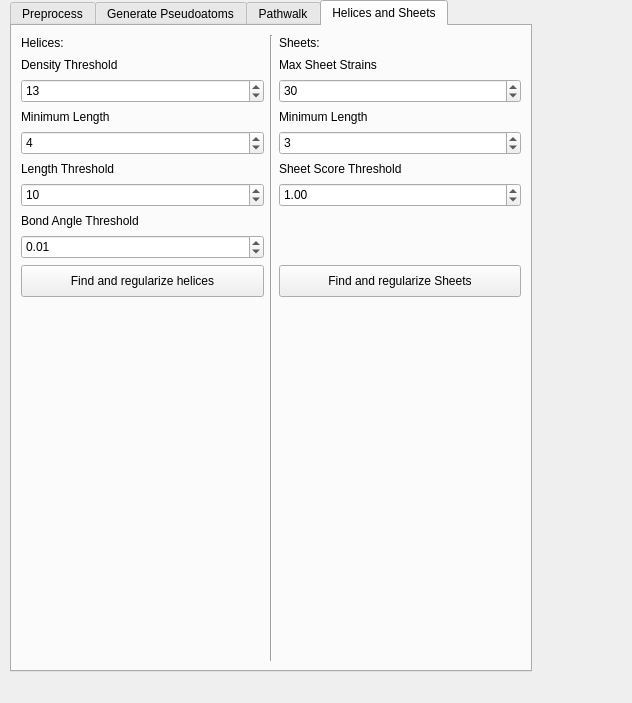
<?xml version="1.0" encoding="UTF-8"?>
<ui version="4.0">
 <class>DockWidget</class>
 <widget class="QDockWidget" name="DockWidget">
  <property name="geometry">
   <rect>
    <x>0</x>
    <y>0</y>
    <width>632</width>
    <height>703</height>
   </rect>
  </property>
  <property name="windowTitle">
   <string>DockWidget</string>
  </property>
  <widget class="QWidget" name="dockWidgetContents">
   <widget class="QTabWidget" name="tabWidget">
    <property name="geometry">
     <rect>
      <x>10</x>
      <y>0</y>
      <width>522</width>
      <height>672</height>
     </rect>
    </property>
    <property name="sizePolicy">
     <sizepolicy hsizetype="Expanding" vsizetype="Maximum">
      <horstretch>0</horstretch>
      <verstretch>0</verstretch>
     </sizepolicy>
    </property>
    <property name="currentIndex">
     <number>3</number>
    </property>
    <widget class="QWidget" name="tab">
     <attribute name="title">
      <string>Preprocess</string>
     </attribute>
     <widget class="QLabel" name="label_4">
      <property name="geometry">
       <rect>
        <x>20</x>
        <y>100</y>
        <width>70</width>
        <height>16</height>
       </rect>
      </property>
      <property name="text">
       <string>Processor 2</string>
      </property>
     </widget>
     <widget class="QPushButton" name="pushButton_3">
      <property name="geometry">
       <rect>
        <x>14</x>
        <y>155</y>
        <width>361</width>
        <height>32</height>
       </rect>
      </property>
      <property name="text">
       <string>Preprocess</string>
      </property>
     </widget>
     <widget class="QLineEdit" name="lineEdit">
      <property name="geometry">
       <rect>
        <x>20</x>
        <y>12</y>
        <width>261</width>
        <height>21</height>
       </rect>
      </property>
     </widget>
     <widget class="QPushButton" name="pushButton">
      <property name="geometry">
       <rect>
        <x>280</x>
        <y>10</y>
        <width>97</width>
        <height>32</height>
       </rect>
      </property>
      <property name="text">
       <string>Volume...</string>
      </property>
     </widget>
     <widget class="QLineEdit" name="lineEdit_2">
      <property name="geometry">
       <rect>
        <x>20</x>
        <y>124</y>
        <width>351</width>
        <height>21</height>
       </rect>
      </property>
      <property name="text">
       <string>threshold.belowtozero</string>
      </property>
     </widget>
     <widget class="QLineEdit" name="lineEdit_4">
      <property name="geometry">
       <rect>
        <x>20</x>
        <y>70</y>
        <width>351</width>
        <height>21</height>
       </rect>
      </property>
      <property name="text">
       <string>normalize.edgemean</string>
      </property>
     </widget>
     <widget class="QLabel" name="label_3">
      <property name="geometry">
       <rect>
        <x>20</x>
        <y>50</y>
        <width>70</width>
        <height>16</height>
       </rect>
      </property>
      <property name="text">
       <string>Processor 1</string>
      </property>
     </widget>
    </widget>
    <widget class="QWidget" name="tab_2">
     <attribute name="title">
      <string>Generate Pseudoatoms</string>
     </attribute>
     <layout class="QGridLayout" name="_2">
      <item row="5" column="1">
       <widget class="QLineEdit" name="lineEdit_6">
        <property name="text">
         <string>1022</string>
        </property>
       </widget>
      </item>
      <item row="9" column="0" colspan="2">
       <widget class="QPushButton" name="pushButton_2">
        <property name="text">
         <string>Generate PseudoAtoms</string>
        </property>
       </widget>
      </item>
      <item row="4" column="1">
       <widget class="QLineEdit" name="lineEdit_5">
        <property name="text">
         <string>1</string>
        </property>
       </widget>
      </item>
      <item row="5" column="0">
       <widget class="QLabel" name="label_7">
        <property name="text">
         <string>Segments</string>
        </property>
       </widget>
      </item>
      <item row="8" column="0">
       <widget class="QLabel" name="label_9">
        <property name="text">
         <string>Segment Separation</string>
        </property>
       </widget>
      </item>
      <item row="6" column="0">
       <widget class="QLabel" name="label_8">
        <property name="text">
         <string>Threshold</string>
        </property>
       </widget>
      </item>
      <item row="6" column="1">
       <widget class="QLineEdit" name="lineEdit_7">
        <property name="text">
         <string>10</string>
        </property>
       </widget>
      </item>
      <item row="4" column="0">
       <widget class="QLabel" name="label_6">
        <property name="text">
         <string>Amplitude Weight</string>
        </property>
       </widget>
      </item>
      <item row="8" column="1">
       <widget class="QLineEdit" name="lineEdit_8">
        <property name="text">
         <string>1</string>
        </property>
       </widget>
      </item>
      <item row="3" column="1">
       <widget class="QLineEdit" name="lineEdit_3">
        <property name="text">
         <string>segment.kmeans</string>
        </property>
       </widget>
      </item>
      <item row="3" column="0">
       <widget class="QLabel" name="label_5">
        <property name="text">
         <string>Process</string>
        </property>
       </widget>
      </item>
     </layout>
    </widget>
    <widget class="QWidget" name="tab_3">
     <attribute name="title">
      <string>Pathwalk</string>
     </attribute>
     <layout class="QGridLayout" name="gridLayout">
      <item row="10" column="0" colspan="2">
       <widget class="QPushButton" name="pushButton_4">
        <property name="text">
         <string>Pathwalk</string>
        </property>
       </widget>
      </item>
      <item row="0" column="0">
       <widget class="QLabel" name="label">
        <property name="text">
         <string>Minimum Distance</string>
        </property>
       </widget>
      </item>
      <item row="1" column="0">
       <widget class="QLineEdit" name="lineEdit_9">
        <property name="text">
         <string>1</string>
        </property>
       </widget>
      </item>
      <item row="2" column="0">
       <widget class="QLabel" name="label_10">
        <property name="text">
         <string>Map Threshold</string>
        </property>
       </widget>
      </item>
      <item row="6" column="0" colspan="2">
       <widget class="Line" name="line_2">
        <property name="orientation">
         <enum>Qt::Horizontal</enum>
        </property>
       </widget>
      </item>
      <item row="4" column="0" colspan="2">
       <widget class="Line" name="line">
        <property name="orientation">
         <enum>Qt::Horizontal</enum>
        </property>
       </widget>
      </item>
      <item row="3" column="1">
       <widget class="QLineEdit" name="lineEdit_12">
        <property name="text">
         <string>200</string>
        </property>
       </widget>
      </item>
      <item row="0" column="1">
       <widget class="QLabel" name="label_2">
        <property name="text">
         <string>Maximum Distance</string>
        </property>
       </widget>
      </item>
      <item row="1" column="1">
       <widget class="QLineEdit" name="lineEdit_10">
        <property name="text">
         <string>10</string>
        </property>
       </widget>
      </item>
      <item row="2" column="1">
       <widget class="QLabel" name="label_11">
        <property name="text">
         <string>Map Weight</string>
        </property>
       </widget>
      </item>
      <item row="3" column="0">
       <widget class="QLineEdit" name="lineEdit_11">
        <property name="text">
         <string>12</string>
        </property>
       </widget>
      </item>
      <item row="5" column="0" colspan="2">
       <widget class="QTabWidget" name="tabWidget_2">
        <property name="minimumSize">
         <size>
          <width>0</width>
          <height>422</height>
         </size>
        </property>
        <property name="currentIndex">
         <number>2</number>
        </property>
        <widget class="QWidget" name="tab_4">
         <attribute name="title">
          <string>Prevent Edges</string>
         </attribute>
         <layout class="QGridLayout" name="gridLayout_3">
          <item row="2" column="1">
           <widget class="QPushButton" name="pushButton_6">
            <property name="text">
             <string>Remove from list</string>
            </property>
           </widget>
          </item>
          <item row="4" column="1">
           <widget class="QCheckBox" name="checkBox">
            <property name="text">
             <string>Display removed edges</string>
            </property>
           </widget>
          </item>
          <item row="1" column="0" rowspan="5">
           <widget class="QTableWidget" name="tableWidget">
            <property name="minimumSize">
             <size>
              <width>0</width>
              <height>351</height>
             </size>
            </property>
            <column>
             <property name="text">
              <string>Atom 1</string>
             </property>
            </column>
            <column>
             <property name="text">
              <string>Atom 2</string>
             </property>
            </column>
            <column>
             <property name="text">
              <string>Distance</string>
             </property>
            </column>
           </widget>
          </item>
          <item row="3" column="1">
           <widget class="QPushButton" name="pushButton_7">
            <property name="text">
             <string>Clear list</string>
            </property>
           </widget>
          </item>
          <item row="0" column="0">
           <widget class="QLabel" name="label_12">
            <property name="text">
             <string>Prevent edges (Ctrl + left click two atoms):</string>
            </property>
           </widget>
          </item>
          <item row="1" column="1">
           <widget class="QPushButton" name="pushButton_15">
            <property name="text">
             <string>Prevent selected edge</string>
            </property>
           </widget>
          </item>
         </layout>
         <zorder>label</zorder>
         <zorder>lineEdit_9</zorder>
         <zorder>tableWidget</zorder>
         <zorder>label_12</zorder>
         <zorder>pushButton_15</zorder>
         <zorder>pushButton_6</zorder>
         <zorder>pushButton_7</zorder>
         <zorder>checkBox</zorder>
        </widget>
        <widget class="QWidget" name="tab_5">
         <attribute name="title">
          <string>Force Edges</string>
         </attribute>
         <layout class="QGridLayout" name="gridLayout_2">
          <item row="1" column="1">
           <widget class="QPushButton" name="pushButton_8">
            <property name="text">
             <string>Force selected edge</string>
            </property>
           </widget>
          </item>
          <item row="0" column="0">
           <widget class="QLabel" name="label_13">
            <property name="text">
             <string>Force edges (Ctrl + left click two atoms):</string>
            </property>
           </widget>
          </item>
          <item row="1" column="0" rowspan="5">
           <widget class="QTableWidget" name="tableWidget_2">
            <property name="minimumSize">
             <size>
              <width>0</width>
              <height>351</height>
             </size>
            </property>
            <column>
             <property name="text">
              <string>Atom 1</string>
             </property>
            </column>
            <column>
             <property name="text">
              <string>Atom 2</string>
             </property>
            </column>
            <column>
             <property name="text">
              <string>Distance</string>
             </property>
            </column>
           </widget>
          </item>
          <item row="2" column="1">
           <widget class="QPushButton" name="pushButton_9">
            <property name="text">
             <string>Remove from list</string>
            </property>
           </widget>
          </item>
          <item row="3" column="1">
           <widget class="QPushButton" name="pushButton_10">
            <property name="text">
             <string>Clear list</string>
            </property>
           </widget>
          </item>
          <item row="4" column="1">
           <widget class="QCheckBox" name="checkBox_2">
            <property name="text">
             <string>Display forced edges</string>
            </property>
           </widget>
          </item>
         </layout>
        </widget>
        <widget class="QWidget" name="tab_6">
         <attribute name="title">
          <string>Set Termini</string>
         </attribute>
         <layout class="QGridLayout" name="gridLayout_4">
          <item row="0" column="0">
           <widget class="QLabel" name="label_16">
            <property name="text">
             <string>Set N-terminus:</string>
            </property>
           </widget>
          </item>
          <item row="4" column="0">
           <widget class="QLabel" name="label_15">
            <property name="text">
             <string>Set C-terminus:</string>
            </property>
           </widget>
          </item>
          <item row="5" column="0">
           <widget class="QLineEdit" name="lineEdit_14"/>
          </item>
          <item row="5" column="3">
           <widget class="QPushButton" name="pushButton_12">
            <property name="text">
             <string>Set c-terminus as selected</string>
            </property>
           </widget>
          </item>
          <item row="1" column="0">
           <widget class="QLineEdit" name="lineEdit_13"/>
          </item>
          <item row="1" column="3">
           <widget class="QPushButton" name="pushButton_11">
            <property name="text">
             <string>Set n-terminus as selected</string>
            </property>
           </widget>
          </item>
          <item row="1" column="2">
           <widget class="QPushButton" name="pushButton_14">
            <property name="text">
             <string>Reset</string>
            </property>
           </widget>
          </item>
          <item row="5" column="2">
           <widget class="QPushButton" name="pushButton_13">
            <property name="text">
             <string>Reset</string>
            </property>
           </widget>
          </item>
         </layout>
        </widget>
       </widget>
      </item>
     </layout>
    </widget>
    <widget class="QWidget" name="tab_7">
     <attribute name="title">
      <string>Helices and Sheets</string>
     </attribute>
     <layout class="QGridLayout" name="gridLayout_5">
      <item row="4" column="0">
       <widget class="QSpinBox" name="spinBox_2">
        <property name="maximumSize">
         <size>
          <width>16777215</width>
          <height>24</height>
         </size>
        </property>
        <property name="value">
         <number>4</number>
        </property>
       </widget>
      </item>
      <item row="7" column="0">
       <widget class="QLabel" name="label_20">
        <property name="maximumSize">
         <size>
          <width>16777215</width>
          <height>16</height>
         </size>
        </property>
        <property name="text">
         <string>Bond Angle Threshold</string>
        </property>
       </widget>
      </item>
      <item row="0" column="1" rowspan="12">
       <widget class="Line" name="line_4">
        <property name="minimumSize">
         <size>
          <width>0</width>
          <height>301</height>
         </size>
        </property>
        <property name="orientation">
         <enum>Qt::Vertical</enum>
        </property>
       </widget>
      </item>
      <item row="0" column="2">
       <widget class="QLabel" name="label_21">
        <property name="maximumSize">
         <size>
          <width>16777215</width>
          <height>16</height>
         </size>
        </property>
        <property name="text">
         <string>Sheets:</string>
        </property>
       </widget>
      </item>
      <item row="0" column="0">
       <widget class="QLabel" name="label_17">
        <property name="maximumSize">
         <size>
          <width>16777215</width>
          <height>16</height>
         </size>
        </property>
        <property name="text">
         <string>Helices:</string>
        </property>
       </widget>
      </item>
      <item row="3" column="0">
       <widget class="QLabel" name="label_18">
        <property name="maximumSize">
         <size>
          <width>16777215</width>
          <height>16</height>
         </size>
        </property>
        <property name="text">
         <string>Minimum Length</string>
        </property>
       </widget>
      </item>
      <item row="5" column="0">
       <widget class="QLabel" name="label_19">
        <property name="maximumSize">
         <size>
          <width>16777215</width>
          <height>16</height>
         </size>
        </property>
        <property name="text">
         <string>Length Threshold</string>
        </property>
       </widget>
      </item>
      <item row="6" column="0">
       <widget class="QSpinBox" name="spinBox_3">
        <property name="maximumSize">
         <size>
          <width>16777215</width>
          <height>24</height>
         </size>
        </property>
        <property name="value">
         <number>10</number>
        </property>
       </widget>
      </item>
      <item row="2" column="0">
       <widget class="QSpinBox" name="spinBox">
        <property name="maximumSize">
         <size>
          <width>16777215</width>
          <height>24</height>
         </size>
        </property>
        <property name="value">
         <number>13</number>
        </property>
       </widget>
      </item>
      <item row="8" column="0">
       <widget class="QDoubleSpinBox" name="doubleSpinBox">
        <property name="maximumSize">
         <size>
          <width>16777215</width>
          <height>24</height>
         </size>
        </property>
        <property name="value">
         <double>0.010000000000000</double>
        </property>
       </widget>
      </item>
      <item row="1" column="0">
       <widget class="QLabel" name="label_14">
        <property name="maximumSize">
         <size>
          <width>16777215</width>
          <height>16</height>
         </size>
        </property>
        <property name="text">
         <string>Density Threshold</string>
        </property>
       </widget>
      </item>
      <item row="9" column="0">
       <widget class="QPushButton" name="pushButton_5">
        <property name="maximumSize">
         <size>
          <width>16777215</width>
          <height>32</height>
         </size>
        </property>
        <property name="text">
         <string>Find and regularize helices</string>
        </property>
       </widget>
      </item>
      <item row="1" column="2">
       <widget class="QLabel" name="label_22">
        <property name="maximumSize">
         <size>
          <width>16777215</width>
          <height>16</height>
         </size>
        </property>
        <property name="text">
         <string>Max Sheet Strains</string>
        </property>
       </widget>
      </item>
      <item row="2" column="2">
       <widget class="QSpinBox" name="spinBox_4">
        <property name="maximumSize">
         <size>
          <width>16777215</width>
          <height>24</height>
         </size>
        </property>
        <property name="value">
         <number>30</number>
        </property>
       </widget>
      </item>
      <item row="3" column="2">
       <widget class="QLabel" name="label_23">
        <property name="maximumSize">
         <size>
          <width>16777215</width>
          <height>16</height>
         </size>
        </property>
        <property name="text">
         <string>Minimum Length</string>
        </property>
       </widget>
      </item>
      <item row="4" column="2">
       <widget class="QSpinBox" name="spinBox_5">
        <property name="maximumSize">
         <size>
          <width>16777215</width>
          <height>24</height>
         </size>
        </property>
        <property name="value">
         <number>3</number>
        </property>
       </widget>
      </item>
      <item row="5" column="2">
       <widget class="QLabel" name="label_24">
        <property name="maximumSize">
         <size>
          <width>16777215</width>
          <height>16</height>
         </size>
        </property>
        <property name="text">
         <string>Sheet Score Threshold</string>
        </property>
       </widget>
      </item>
      <item row="6" column="2">
       <widget class="QDoubleSpinBox" name="doubleSpinBox_2">
        <property name="maximumSize">
         <size>
          <width>16777215</width>
          <height>24</height>
         </size>
        </property>
        <property name="value">
         <double>1.000000000000000</double>
        </property>
       </widget>
      </item>
      <item row="9" column="2">
       <widget class="QPushButton" name="pushButton_16">
        <property name="maximumSize">
         <size>
          <width>16777215</width>
          <height>32</height>
         </size>
        </property>
        <property name="text">
         <string>Find and regularize Sheets</string>
        </property>
       </widget>
      </item>
     </layout>
    </widget>
   </widget>
  </widget>
 </widget>
 <resources/>
 <connections/>
</ui>
